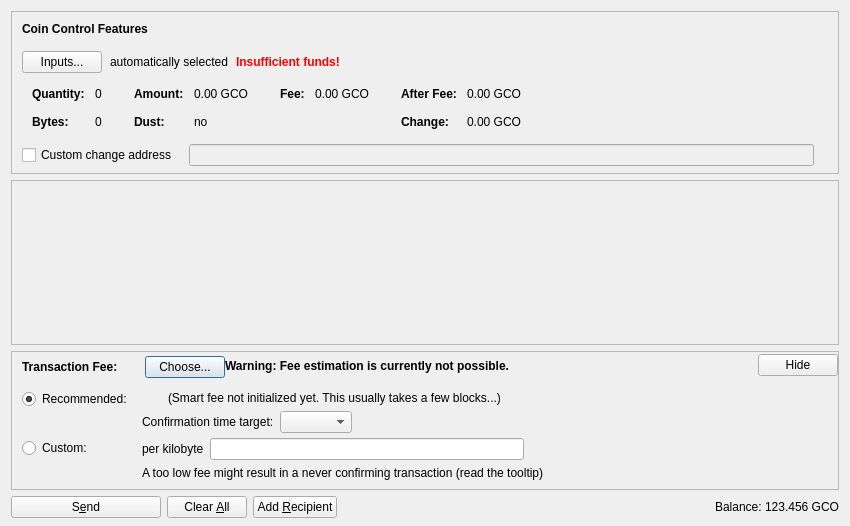
<?xml version="1.0" encoding="UTF-8"?>
<ui version="4.0">
 <class>SendCoinsDialog</class>
 <widget class="QDialog" name="SendCoinsDialog">
  <property name="geometry">
   <rect>
    <x>0</x>
    <y>0</y>
    <width>850</width>
    <height>526</height>
   </rect>
  </property>
  <property name="windowTitle">
   <string>Send Coins</string>
  </property>
  <layout class="QVBoxLayout" name="verticalLayout" stretch="0,1,0,0">
   <property name="bottomMargin">
    <number>8</number>
   </property>
   <item>
    <widget class="QFrame" name="frameCoinControl">
     <property name="sizePolicy">
      <sizepolicy hsizetype="Expanding" vsizetype="Expanding">
       <horstretch>0</horstretch>
       <verstretch>0</verstretch>
      </sizepolicy>
     </property>
     <property name="maximumSize">
      <size>
       <width>16777215</width>
       <height>16777215</height>
      </size>
     </property>
     <property name="frameShape">
      <enum>QFrame::StyledPanel</enum>
     </property>
     <property name="frameShadow">
      <enum>QFrame::Sunken</enum>
     </property>
     <layout class="QVBoxLayout" name="verticalLayoutCoinControl2">
      <property name="spacing">
       <number>0</number>
      </property>
      <property name="leftMargin">
       <number>0</number>
      </property>
      <property name="topMargin">
       <number>0</number>
      </property>
      <property name="rightMargin">
       <number>0</number>
      </property>
      <property name="bottomMargin">
       <number>6</number>
      </property>
      <item>
       <layout class="QVBoxLayout" name="verticalLayoutCoinControl" stretch="0,0,0,0,1">
        <property name="spacing">
         <number>0</number>
        </property>
        <property name="leftMargin">
         <number>10</number>
        </property>
        <property name="topMargin">
         <number>10</number>
        </property>
        <item>
         <layout class="QHBoxLayout" name="horizontalLayoutCoinControl1">
          <property name="bottomMargin">
           <number>15</number>
          </property>
          <item>
           <widget class="QLabel" name="labelCoinControlFeatures">
            <property name="sizePolicy">
             <sizepolicy hsizetype="Preferred" vsizetype="Maximum">
              <horstretch>0</horstretch>
              <verstretch>0</verstretch>
             </sizepolicy>
            </property>
            <property name="font">
             <font>
              <weight>75</weight>
              <bold>true</bold>
             </font>
            </property>
            <property name="styleSheet">
             <string notr="true">font-weight:bold;</string>
            </property>
            <property name="text">
             <string>Coin Control Features</string>
            </property>
           </widget>
          </item>
         </layout>
        </item>
        <item>
         <layout class="QHBoxLayout" name="horizontalLayoutCoinControl2" stretch="0,0,0,0">
          <property name="spacing">
           <number>8</number>
          </property>
          <property name="bottomMargin">
           <number>10</number>
          </property>
          <item>
           <widget class="QPushButton" name="pushButtonCoinControl">
            <property name="styleSheet">
             <string notr="true"/>
            </property>
            <property name="text">
             <string>Inputs...</string>
            </property>
            <property name="autoDefault">
             <bool>false</bool>
            </property>
           </widget>
          </item>
          <item>
           <widget class="QLabel" name="labelCoinControlAutomaticallySelected">
            <property name="text">
             <string>automatically selected</string>
            </property>
            <property name="margin">
             <number>5</number>
            </property>
           </widget>
          </item>
          <item>
           <widget class="QLabel" name="labelCoinControlInsuffFunds">
            <property name="font">
             <font>
              <weight>75</weight>
              <bold>true</bold>
             </font>
            </property>
            <property name="styleSheet">
             <string notr="true">color:red;font-weight:bold;</string>
            </property>
            <property name="text">
             <string>Insufficient funds!</string>
            </property>
            <property name="margin">
             <number>5</number>
            </property>
           </widget>
          </item>
          <item>
           <spacer name="horizontalSpacerCoinControl">
            <property name="orientation">
             <enum>Qt::Horizontal</enum>
            </property>
            <property name="sizeHint" stdset="0">
             <size>
              <width>40</width>
              <height>1</height>
             </size>
            </property>
           </spacer>
          </item>
         </layout>
        </item>
        <item>
         <widget class="QWidget" name="widgetCoinControl" native="true">
          <property name="sizePolicy">
           <sizepolicy hsizetype="Preferred" vsizetype="Preferred">
            <horstretch>0</horstretch>
            <verstretch>0</verstretch>
           </sizepolicy>
          </property>
          <property name="minimumSize">
           <size>
            <width>0</width>
            <height>0</height>
           </size>
          </property>
          <property name="styleSheet">
           <string notr="true"/>
          </property>
          <layout class="QHBoxLayout" name="horizontalLayoutCoinControl5">
           <property name="leftMargin">
            <number>0</number>
           </property>
           <property name="topMargin">
            <number>0</number>
           </property>
           <property name="rightMargin">
            <number>0</number>
           </property>
           <property name="bottomMargin">
            <number>0</number>
           </property>
           <item>
            <layout class="QHBoxLayout" name="horizontalLayoutCoinControl3" stretch="0,0,0,1">
             <property name="spacing">
              <number>20</number>
             </property>
             <property name="topMargin">
              <number>0</number>
             </property>
             <property name="bottomMargin">
              <number>10</number>
             </property>
             <item>
              <layout class="QFormLayout" name="formLayoutCoinControl1">
               <property name="horizontalSpacing">
                <number>10</number>
               </property>
               <property name="verticalSpacing">
                <number>14</number>
               </property>
               <property name="leftMargin">
                <number>10</number>
               </property>
               <property name="topMargin">
                <number>4</number>
               </property>
               <property name="rightMargin">
                <number>6</number>
               </property>
               <item row="0" column="0">
                <widget class="QLabel" name="labelCoinControlQuantityText">
                 <property name="font">
                  <font>
                   <weight>75</weight>
                   <bold>true</bold>
                  </font>
                 </property>
                 <property name="text">
                  <string>Quantity:</string>
                 </property>
                 <property name="margin">
                  <number>0</number>
                 </property>
                </widget>
               </item>
               <item row="0" column="1">
                <widget class="QLabel" name="labelCoinControlQuantity">
                 <property name="cursor">
                  <cursorShape>IBeamCursor</cursorShape>
                 </property>
                 <property name="contextMenuPolicy">
                  <enum>Qt::ActionsContextMenu</enum>
                 </property>
                 <property name="text">
                  <string notr="true">0</string>
                 </property>
                 <property name="margin">
                  <number>0</number>
                 </property>
                 <property name="textInteractionFlags">
                  <set>Qt::LinksAccessibleByMouse|Qt::TextSelectableByKeyboard|Qt::TextSelectableByMouse</set>
                 </property>
                </widget>
               </item>
               <item row="1" column="0">
                <widget class="QLabel" name="labelCoinControlBytesText">
                 <property name="font">
                  <font>
                   <weight>75</weight>
                   <bold>true</bold>
                  </font>
                 </property>
                 <property name="text">
                  <string>Bytes:</string>
                 </property>
                </widget>
               </item>
               <item row="1" column="1">
                <widget class="QLabel" name="labelCoinControlBytes">
                 <property name="cursor">
                  <cursorShape>IBeamCursor</cursorShape>
                 </property>
                 <property name="contextMenuPolicy">
                  <enum>Qt::ActionsContextMenu</enum>
                 </property>
                 <property name="text">
                  <string notr="true">0</string>
                 </property>
                 <property name="textInteractionFlags">
                  <set>Qt::LinksAccessibleByMouse|Qt::TextSelectableByKeyboard|Qt::TextSelectableByMouse</set>
                 </property>
                </widget>
               </item>
              </layout>
             </item>
             <item>
              <layout class="QFormLayout" name="formLayoutCoinControl2">
               <property name="horizontalSpacing">
                <number>10</number>
               </property>
               <property name="verticalSpacing">
                <number>14</number>
               </property>
               <property name="leftMargin">
                <number>6</number>
               </property>
               <property name="topMargin">
                <number>4</number>
               </property>
               <property name="rightMargin">
                <number>6</number>
               </property>
               <item row="0" column="0">
                <widget class="QLabel" name="labelCoinControlAmountText">
                 <property name="font">
                  <font>
                   <weight>75</weight>
                   <bold>true</bold>
                  </font>
                 </property>
                 <property name="text">
                  <string>Amount:</string>
                 </property>
                 <property name="margin">
                  <number>0</number>
                 </property>
                </widget>
               </item>
               <item row="0" column="1">
                <widget class="QLabel" name="labelCoinControlAmount">
                 <property name="cursor">
                  <cursorShape>IBeamCursor</cursorShape>
                 </property>
                 <property name="contextMenuPolicy">
                  <enum>Qt::ActionsContextMenu</enum>
                 </property>
                 <property name="text">
                  <string notr="true">0.00 GCO</string>
                 </property>
                 <property name="textInteractionFlags">
                  <set>Qt::LinksAccessibleByMouse|Qt::TextSelectableByKeyboard|Qt::TextSelectableByMouse</set>
                 </property>
                </widget>
               </item>
               <item row="1" column="0">
                <widget class="QLabel" name="labelCoinControlLowOutputText">
                 <property name="font">
                  <font>
                   <weight>75</weight>
                   <bold>true</bold>
                  </font>
                 </property>
                 <property name="text">
                  <string>Dust:</string>
                 </property>
                </widget>
               </item>
               <item row="1" column="1">
                <widget class="QLabel" name="labelCoinControlLowOutput">
                 <property name="cursor">
                  <cursorShape>IBeamCursor</cursorShape>
                 </property>
                 <property name="contextMenuPolicy">
                  <enum>Qt::ActionsContextMenu</enum>
                 </property>
                 <property name="text">
                  <string notr="true">no</string>
                 </property>
                 <property name="textInteractionFlags">
                  <set>Qt::LinksAccessibleByMouse|Qt::TextSelectableByKeyboard|Qt::TextSelectableByMouse</set>
                 </property>
                </widget>
               </item>
              </layout>
             </item>
             <item>
              <layout class="QFormLayout" name="formLayoutCoinControl3">
               <property name="horizontalSpacing">
                <number>10</number>
               </property>
               <property name="verticalSpacing">
                <number>14</number>
               </property>
               <property name="leftMargin">
                <number>6</number>
               </property>
               <property name="topMargin">
                <number>4</number>
               </property>
               <property name="rightMargin">
                <number>6</number>
               </property>
               <item row="0" column="0">
                <widget class="QLabel" name="labelCoinControlFeeText">
                 <property name="font">
                  <font>
                   <weight>75</weight>
                   <bold>true</bold>
                  </font>
                 </property>
                 <property name="text">
                  <string>Fee:</string>
                 </property>
                 <property name="margin">
                  <number>0</number>
                 </property>
                </widget>
               </item>
               <item row="0" column="1">
                <widget class="QLabel" name="labelCoinControlFee">
                 <property name="cursor">
                  <cursorShape>IBeamCursor</cursorShape>
                 </property>
                 <property name="contextMenuPolicy">
                  <enum>Qt::ActionsContextMenu</enum>
                 </property>
                 <property name="text">
                  <string notr="true">0.00 GCO</string>
                 </property>
                 <property name="textInteractionFlags">
                  <set>Qt::LinksAccessibleByMouse|Qt::TextSelectableByKeyboard|Qt::TextSelectableByMouse</set>
                 </property>
                </widget>
               </item>
              </layout>
             </item>
             <item>
              <layout class="QFormLayout" name="formLayoutCoinControl4">
               <property name="horizontalSpacing">
                <number>10</number>
               </property>
               <property name="verticalSpacing">
                <number>14</number>
               </property>
               <property name="leftMargin">
                <number>6</number>
               </property>
               <property name="topMargin">
                <number>4</number>
               </property>
               <property name="rightMargin">
                <number>6</number>
               </property>
               <item row="0" column="0">
                <widget class="QLabel" name="labelCoinControlAfterFeeText">
                 <property name="font">
                  <font>
                   <weight>75</weight>
                   <bold>true</bold>
                  </font>
                 </property>
                 <property name="text">
                  <string>After Fee:</string>
                 </property>
                 <property name="margin">
                  <number>0</number>
                 </property>
                </widget>
               </item>
               <item row="0" column="1">
                <widget class="QLabel" name="labelCoinControlAfterFee">
                 <property name="cursor">
                  <cursorShape>IBeamCursor</cursorShape>
                 </property>
                 <property name="contextMenuPolicy">
                  <enum>Qt::ActionsContextMenu</enum>
                 </property>
                 <property name="text">
                  <string notr="true">0.00 GCO</string>
                 </property>
                 <property name="textInteractionFlags">
                  <set>Qt::LinksAccessibleByMouse|Qt::TextSelectableByKeyboard|Qt::TextSelectableByMouse</set>
                 </property>
                </widget>
               </item>
               <item row="1" column="0">
                <widget class="QLabel" name="labelCoinControlChangeText">
                 <property name="font">
                  <font>
                   <weight>75</weight>
                   <bold>true</bold>
                  </font>
                 </property>
                 <property name="text">
                  <string>Change:</string>
                 </property>
                </widget>
               </item>
               <item row="1" column="1">
                <widget class="QLabel" name="labelCoinControlChange">
                 <property name="cursor">
                  <cursorShape>IBeamCursor</cursorShape>
                 </property>
                 <property name="contextMenuPolicy">
                  <enum>Qt::ActionsContextMenu</enum>
                 </property>
                 <property name="text">
                  <string notr="true">0.00 GCO</string>
                 </property>
                 <property name="textInteractionFlags">
                  <set>Qt::LinksAccessibleByMouse|Qt::TextSelectableByKeyboard|Qt::TextSelectableByMouse</set>
                 </property>
                </widget>
               </item>
              </layout>
             </item>
            </layout>
           </item>
          </layout>
         </widget>
        </item>
        <item>
         <layout class="QHBoxLayout" name="horizontalLayoutCoinControl4" stretch="0,0,0">
          <property name="spacing">
           <number>12</number>
          </property>
          <property name="sizeConstraint">
           <enum>QLayout::SetDefaultConstraint</enum>
          </property>
          <property name="topMargin">
           <number>5</number>
          </property>
          <property name="rightMargin">
           <number>5</number>
          </property>
          <item>
           <widget class="QCheckBox" name="checkBoxCoinControlChange">
            <property name="toolTip">
             <string>If this is activated, but the change address is empty or invalid, change will be sent to a newly generated address.</string>
            </property>
            <property name="text">
             <string>Custom change address</string>
            </property>
           </widget>
          </item>
          <item>
           <widget class="QValidatedLineEdit" name="lineEditCoinControlChange">
            <property name="enabled">
             <bool>false</bool>
            </property>
            <property name="sizePolicy">
             <sizepolicy hsizetype="Expanding" vsizetype="Fixed">
              <horstretch>0</horstretch>
              <verstretch>0</verstretch>
             </sizepolicy>
            </property>
           </widget>
          </item>
          <item>
           <widget class="QLabel" name="labelCoinControlChangeLabel">
            <property name="sizePolicy">
             <sizepolicy hsizetype="Preferred" vsizetype="Expanding">
              <horstretch>0</horstretch>
              <verstretch>0</verstretch>
             </sizepolicy>
            </property>
            <property name="minimumSize">
             <size>
              <width>0</width>
              <height>0</height>
             </size>
            </property>
            <property name="text">
             <string/>
            </property>
            <property name="margin">
             <number>3</number>
            </property>
           </widget>
          </item>
         </layout>
        </item>
        <item>
         <spacer name="verticalSpacerCoinControl">
          <property name="orientation">
           <enum>Qt::Vertical</enum>
          </property>
          <property name="sizeHint" stdset="0">
           <size>
            <width>800</width>
            <height>1</height>
           </size>
          </property>
         </spacer>
        </item>
       </layout>
      </item>
     </layout>
    </widget>
   </item>
   <item>
    <widget class="QScrollArea" name="scrollArea">
     <property name="widgetResizable">
      <bool>true</bool>
     </property>
     <widget class="QWidget" name="scrollAreaWidgetContents">
      <property name="geometry">
       <rect>
        <x>0</x>
        <y>0</y>
        <width>830</width>
        <height>104</height>
       </rect>
      </property>
      <layout class="QVBoxLayout" name="verticalLayout_2" stretch="0,1">
       <property name="leftMargin">
        <number>0</number>
       </property>
       <property name="topMargin">
        <number>0</number>
       </property>
       <property name="rightMargin">
        <number>0</number>
       </property>
       <property name="bottomMargin">
        <number>0</number>
       </property>
       <item>
        <layout class="QVBoxLayout" name="entries">
         <property name="spacing">
          <number>6</number>
         </property>
        </layout>
       </item>
       <item>
        <spacer name="verticalSpacer">
         <property name="orientation">
          <enum>Qt::Vertical</enum>
         </property>
         <property name="sizeHint" stdset="0">
          <size>
           <width>20</width>
           <height>40</height>
          </size>
         </property>
        </spacer>
       </item>
      </layout>
     </widget>
    </widget>
   </item>
   <item>
    <widget class="QFrame" name="frameFee">
     <property name="sizePolicy">
      <sizepolicy hsizetype="Expanding" vsizetype="Expanding">
       <horstretch>0</horstretch>
       <verstretch>0</verstretch>
      </sizepolicy>
     </property>
     <property name="maximumSize">
      <size>
       <width>16777215</width>
       <height>16777215</height>
      </size>
     </property>
     <property name="frameShape">
      <enum>QFrame::StyledPanel</enum>
     </property>
     <property name="frameShadow">
      <enum>QFrame::Sunken</enum>
     </property>
     <layout class="QVBoxLayout" name="verticalLayoutFee1">
      <property name="spacing">
       <number>0</number>
      </property>
      <property name="leftMargin">
       <number>0</number>
      </property>
      <property name="topMargin">
       <number>0</number>
      </property>
      <property name="rightMargin">
       <number>0</number>
      </property>
      <property name="bottomMargin">
       <number>0</number>
      </property>
      <item>
       <layout class="QVBoxLayout" name="verticalLayoutFee2" stretch="0,0,0">
        <property name="spacing">
         <number>0</number>
        </property>
        <property name="leftMargin">
         <number>10</number>
        </property>
        <property name="topMargin">
         <number>0</number>
        </property>
        <item>
         <layout class="QHBoxLayout" name="horizontalLayoutFee1">
          <property name="bottomMargin">
           <number>0</number>
          </property>
          <item>
           <layout class="QVBoxLayout" name="verticalLayoutFee7">
            <property name="spacing">
             <number>0</number>
            </property>
            <item>
             <spacer name="verticalSpacerSmartFee">
              <property name="orientation">
               <enum>Qt::Vertical</enum>
              </property>
              <property name="sizeType">
               <enum>QSizePolicy::Fixed</enum>
              </property>
              <property name="sizeHint" stdset="0">
               <size>
                <width>1</width>
                <height>4</height>
               </size>
              </property>
             </spacer>
            </item>
            <item>
             <layout class="QHBoxLayout" name="horizontalLayoutSmartFee">
              <property name="spacing">
               <number>10</number>
              </property>
              <item>
               <widget class="QLabel" name="labelFeeHeadline">
                <property name="sizePolicy">
                 <sizepolicy hsizetype="Preferred" vsizetype="Maximum">
                  <horstretch>0</horstretch>
                  <verstretch>0</verstretch>
                 </sizepolicy>
                </property>
                <property name="font">
                 <font>
                  <weight>75</weight>
                  <bold>true</bold>
                 </font>
                </property>
                <property name="styleSheet">
                 <string notr="true">font-weight:bold;</string>
                </property>
                <property name="text">
                 <string>Transaction Fee:</string>
                </property>
               </widget>
              </item>
              <item>
               <widget class="QLabel" name="labelFeeMinimized">
                <property name="text">
                 <string/>
                </property>
               </widget>
              </item>
              <item>
               <widget class="QPushButton" name="buttonChooseFee">
                <property name="text">
                 <string>Choose...</string>
                </property>
               </widget>
              </item>
             </layout>
            </item>
            <item>
             <spacer name="verticalSpacer_5">
              <property name="orientation">
               <enum>Qt::Vertical</enum>
              </property>
              <property name="sizeHint" stdset="0">
               <size>
                <width>1</width>
                <height>1</height>
               </size>
              </property>
             </spacer>
            </item>
           </layout>
          </item>
          <item>
           <widget class="QLabel" name="fallbackFeeWarningLabel">
            <property name="toolTip">
             <string>Using the fallbackfee can result in sending a transaction that will take several hours or days (or never) to confirm. Consider choosing your fee manually or wait until you have validated the complete chain.</string>
            </property>
            <property name="font">
            <font>
                <weight>75</weight>
                <bold>true</bold>
            </font>
            </property>
            <property name="text">
             <string>Warning: Fee estimation is currently not possible.</string>
            </property>
            <property name="wordWrap">
             <bool>false</bool>
            </property>
           </widget>
          </item>
          <item>
           <spacer name="horizontalSpacer_4">
            <property name="orientation">
             <enum>Qt::Horizontal</enum>
            </property>
            <property name="sizeType">
             <enum>QSizePolicy::MinimumExpanding</enum>
            </property>
            <property name="sizeHint" stdset="0">
             <size>
              <width>40</width>
              <height>20</height>
             </size>
            </property>
           </spacer>
          </item>
          <item>
           <widget class="QPushButton" name="buttonMinimizeFee">
            <property name="toolTip">
             <string>collapse fee-settings</string>
            </property>
            <property name="text">
             <string>Hide</string>
            </property>
           </widget>
          </item>
         </layout>
        </item>
        <item>
         <widget class="QFrame" name="frameFeeSelection">
          <layout class="QVBoxLayout" name="verticalLayoutFee12">
           <property name="spacing">
            <number>0</number>
           </property>
           <property name="leftMargin">
            <number>0</number>
           </property>
           <property name="topMargin">
            <number>0</number>
           </property>
           <property name="rightMargin">
            <number>0</number>
           </property>
           <property name="bottomMargin">
            <number>0</number>
           </property>
           <item>
            <layout class="QGridLayout" name="gridLayoutFee">
             <property name="topMargin">
              <number>10</number>
             </property>
             <property name="bottomMargin">
              <number>4</number>
             </property>
             <property name="horizontalSpacing">
              <number>10</number>
             </property>
             <property name="verticalSpacing">
              <number>4</number>
             </property>
             <item row="1" column="1">
              <layout class="QVBoxLayout" name="verticalLayoutFee8">
               <property name="spacing">
                <number>6</number>
               </property>
               <item>
                <layout class="QHBoxLayout" name="horizontalLayoutFee13">
                 <item>
                  <widget class="QLabel" name="labelCustomPerKilobyte">
                   <property name="toolTip">
                    <string>Specify a custom fee per kB (1,000 bytes) of the transaction's virtual size.

Note:  Since the fee is calculated on a per-byte basis, a fee of "100 satoshis per kB" for a transaction size of 500 bytes (half of 1 kB) would ultimately yield a fee of only 50 satoshis.</string>
                   </property>
                   <property name="text">
                    <string>per kilobyte</string>
                   </property>
                  </widget>
                 </item>
                 <item>
                  <widget class="BitcoinAmountField" name="customFee"/>
                 </item>
                 <item>
                  <spacer name="horizontalSpacer_6">
                   <property name="orientation">
                    <enum>Qt::Horizontal</enum>
                   </property>
                   <property name="sizeHint" stdset="0">
                    <size>
                     <width>1</width>
                     <height>1</height>
                    </size>
                   </property>
                  </spacer>
                 </item>
                </layout>
               </item>
               <item>
                <layout class="QHBoxLayout" name="horizontalLayoutFee8">
                 <item>
                  <widget class="QLabel" name="labelCustomFeeWarning">
                   <property name="enabled">
                    <bool>true</bool>
                   </property>
                   <property name="toolTip">
                    <string>When there is less transaction volume than space in the blocks, miners as well as relaying nodes may enforce a minimum fee. Paying only this minimum fee is just fine, but be aware that this can result in a never confirming transaction once there is more demand for growthcoin transactions than the network can process.</string>
                   </property>
                   <property name="text">
                    <string>A too low fee might result in a never confirming transaction (read the tooltip)</string>
                   </property>
                  </widget>
                 </item>
                 <item>
                  <spacer name="horizontalSpacer_2">
                   <property name="orientation">
                    <enum>Qt::Horizontal</enum>
                   </property>
                   <property name="sizeHint" stdset="0">
                    <size>
                     <width>1</width>
                     <height>1</height>
                    </size>
                   </property>
                  </spacer>
                 </item>
                </layout>
               </item>
              </layout>
             </item>
             <item row="0" column="0">
              <layout class="QVBoxLayout" name="verticalLayoutFee4" stretch="0,1">
               <item>
                <widget class="QRadioButton" name="radioSmartFee">
                 <property name="text">
                  <string>Recommended:</string>
                 </property>
                 <property name="checked">
                  <bool>true</bool>
                 </property>
                 <attribute name="buttonGroup">
                  <string notr="true">groupFee</string>
                 </attribute>
                </widget>
               </item>
               <item>
                <spacer name="verticalSpacer_2">
                 <property name="orientation">
                  <enum>Qt::Vertical</enum>
                 </property>
                 <property name="sizeHint" stdset="0">
                  <size>
                   <width>1</width>
                   <height>1</height>
                  </size>
                 </property>
                </spacer>
               </item>
              </layout>
             </item>
             <item row="1" column="0">
              <layout class="QVBoxLayout" name="verticalLayoutFee9" stretch="0,1">
               <item>
                <widget class="QRadioButton" name="radioCustomFee">
                 <property name="text">
                  <string>Custom:</string>
                 </property>
                 <attribute name="buttonGroup">
                  <string notr="true">groupFee</string>
                 </attribute>
                </widget>
               </item>
               <item>
                <spacer name="verticalSpacer_6">
                 <property name="orientation">
                  <enum>Qt::Vertical</enum>
                 </property>
                 <property name="sizeHint" stdset="0">
                  <size>
                   <width>1</width>
                   <height>1</height>
                  </size>
                 </property>
                </spacer>
               </item>
              </layout>
             </item>
             <item row="0" column="1">
              <layout class="QVBoxLayout" name="verticalLayoutFee3" stretch="0,0,1">
               <property name="spacing">
                <number>6</number>
               </property>
               <property name="topMargin">
                <number>2</number>
               </property>
               <item>
                <layout class="QHBoxLayout" name="horizontalLayoutFee12">
                 <item>
                  <widget class="QLabel" name="labelSmartFee">
                   <property name="text">
                    <string/>
                   </property>
                  </widget>
                 </item>
                 <item>
                  <widget class="QLabel" name="labelFeeEstimation">
                   <property name="text">
                    <string/>
                   </property>
                  </widget>
                 </item>
                 <item>
                  <widget class="QLabel" name="labelSmartFee2">
                   <property name="text">
                    <string>(Smart fee not initialized yet. This usually takes a few blocks...)</string>
                   </property>
                  </widget>
                 </item>
                 <item>
                  <spacer name="horizontalSpacer_5">
                   <property name="orientation">
                    <enum>Qt::Horizontal</enum>
                   </property>
                   <property name="sizeHint" stdset="0">
                    <size>
                     <width>1</width>
                     <height>1</height>
                    </size>
                   </property>
                  </spacer>
                 </item>
                </layout>
               </item>
               <item>
                <layout class="QHBoxLayout" name="horizontalLayoutFee9">
                 <item>
                  <layout class="QVBoxLayout" name="verticalLayoutFee6">
                   <item>
                    <widget class="QLabel" name="labelSmartFee3">
                     <property name="text">
                      <string>Confirmation time target:</string>
                     </property>
                    </widget>
                   </item>
                  </layout>
                 </item>
                 <item>
                  <layout class="QVBoxLayout" name="verticalLayoutFee5">
                   <property name="rightMargin">
                    <number>30</number>
                   </property>
                   <item>
                    <layout class="QHBoxLayout" name="horizontalLayoutConfTarget">
                     <property name="bottomMargin">
                      <number>0</number>
                     </property>
                     <item>
                      <widget class="QComboBox" name="confTargetSelector"/>
                     </item>
                     <item>
                      <spacer name="horizontalSpacerConfTarget">
                       <property name="orientation">
                        <enum>Qt::Horizontal</enum>
                       </property>
                       <property name="sizeHint" stdset="0">
                        <size>
                         <width>40</width>
                         <height>20</height>
                        </size>
                       </property>
                      </spacer>
                     </item>
                    </layout>
                   </item>
                  </layout>
                 </item>
                </layout>
               </item>
               <item>
                <spacer name="verticalSpacer_4">
                 <property name="orientation">
                  <enum>Qt::Vertical</enum>
                 </property>
                 <property name="sizeHint" stdset="0">
                  <size>
                   <width>1</width>
                   <height>1</height>
                  </size>
                 </property>
                </spacer>
               </item>
              </layout>
             </item>
            </layout>
           </item>
          </layout>
         </widget>
        </item>
        <item>
         <spacer name="verticalSpacerFee">
          <property name="orientation">
           <enum>Qt::Vertical</enum>
          </property>
          <property name="sizeHint" stdset="0">
           <size>
            <width>40</width>
            <height>5</height>
           </size>
          </property>
         </spacer>
        </item>
       </layout>
      </item>
     </layout>
    </widget>
   </item>
   <item>
    <layout class="QHBoxLayout" name="horizontalLayout">
     <item>
      <widget class="QPushButton" name="sendButton">
       <property name="minimumSize">
        <size>
         <width>150</width>
         <height>0</height>
        </size>
       </property>
       <property name="toolTip">
        <string>Confirm the send action</string>
       </property>
       <property name="text">
        <string>S&amp;end</string>
       </property>
       <property name="icon">
        <iconset resource="../bitcoin.qrc">
         <normaloff>:/icons/send</normaloff>:/icons/send</iconset>
       </property>
       <property name="autoDefault">
        <bool>false</bool>
       </property>
       <property name="default">
        <bool>false</bool>
       </property>
      </widget>
     </item>
     <item>
      <widget class="QPushButton" name="clearButton">
       <property name="sizePolicy">
        <sizepolicy hsizetype="Minimum" vsizetype="Fixed">
         <horstretch>0</horstretch>
         <verstretch>0</verstretch>
        </sizepolicy>
       </property>
       <property name="toolTip">
        <string>Clear all fields of the form.</string>
       </property>
       <property name="text">
        <string>Clear &amp;All</string>
       </property>
       <property name="icon">
        <iconset resource="../bitcoin.qrc">
         <normaloff>:/icons/remove</normaloff>:/icons/remove</iconset>
       </property>
       <property name="autoDefault">
        <bool>false</bool>
       </property>
      </widget>
     </item>
     <item>
      <widget class="QPushButton" name="addButton">
       <property name="toolTip">
        <string>Send to multiple recipients at once</string>
       </property>
       <property name="text">
        <string>Add &amp;Recipient</string>
       </property>
       <property name="icon">
        <iconset resource="../bitcoin.qrc">
         <normaloff>:/icons/add</normaloff>:/icons/add</iconset>
       </property>
       <property name="autoDefault">
        <bool>false</bool>
       </property>
      </widget>
     </item>
     <item>
      <spacer name="horizontalSpacer">
       <property name="orientation">
        <enum>Qt::Horizontal</enum>
       </property>
       <property name="sizeHint" stdset="0">
        <size>
         <width>40</width>
         <height>20</height>
        </size>
       </property>
      </spacer>
     </item>
     <item>
      <layout class="QHBoxLayout" name="horizontalLayout_2">
       <property name="spacing">
        <number>3</number>
       </property>
       <item>
        <widget class="QLabel" name="label">
         <property name="sizePolicy">
          <sizepolicy hsizetype="Preferred" vsizetype="Fixed">
           <horstretch>0</horstretch>
           <verstretch>0</verstretch>
          </sizepolicy>
         </property>
         <property name="text">
          <string>Balance:</string>
         </property>
        </widget>
       </item>
       <item>
        <widget class="QLabel" name="labelBalance">
         <property name="sizePolicy">
          <sizepolicy hsizetype="Preferred" vsizetype="Fixed">
           <horstretch>0</horstretch>
           <verstretch>0</verstretch>
          </sizepolicy>
         </property>
         <property name="cursor">
          <cursorShape>IBeamCursor</cursorShape>
         </property>
         <property name="text">
          <string notr="true">123.456 GCO</string>
         </property>
         <property name="textInteractionFlags">
          <set>Qt::LinksAccessibleByMouse|Qt::TextSelectableByKeyboard|Qt::TextSelectableByMouse</set>
         </property>
        </widget>
       </item>
      </layout>
     </item>
    </layout>
   </item>
  </layout>
 </widget>
 <customwidgets>
  <customwidget>
   <class>QValidatedLineEdit</class>
   <extends>QLineEdit</extends>
   <header>qt/qvalidatedlineedit.h</header>
  </customwidget>
  <customwidget>
   <class>BitcoinAmountField</class>
   <extends>QLineEdit</extends>
   <header>qt/bitcoinamountfield.h</header>
   <container>1</container>
  </customwidget>
 </customwidgets>
 <resources>
  <include location="../bitcoin.qrc"/>
 </resources>
 <connections/>
 <buttongroups>
  <buttongroup name="groupFee"/>
 </buttongroups>
</ui>
